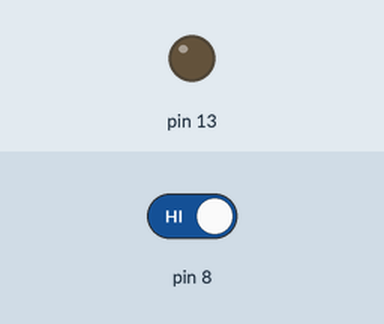
This sketch was run on a simulated Arduino Uno, built with avr-gcc and run on an emulated ATmega328P. On the bench: output pins drawn as LEDs (lit = HIGH). The inputs (shaded band) are chosen by the test bench; at power-on: pin 8 HIGH. What the sketch prints to the serial monitor is not drawn.

Above: at 1.6 s.
1.7 s: pin 8 driven LOW
At 2.6 s:
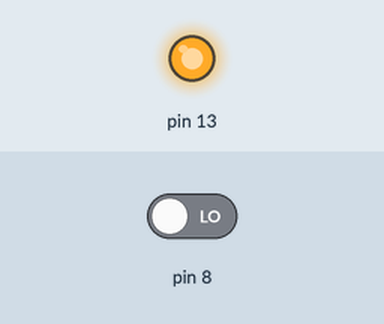
3.5 s: pin 8 driven HIGH
At 5.0 s:
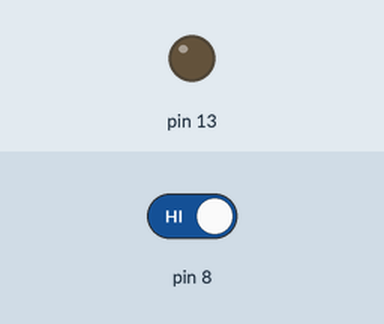
Timing chart, 0 to 6.5 s (numbered marks = the images above; inputs shaded):
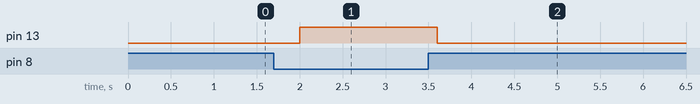

The sketch:

code_of_moisture.ino.ino
```cpp
int sensor=8;
int WATER_PUMP=13;
int val;
void setup()
{
Serial.begin(9600);
pinMode(13,OUTPUT);
pinMode(12,INPUT);
}
void loop()
{
  val = digitalRead(8);
if(val==0)
{
  digitalWrite(13,HIGH);
Serial.print(val);
}
else
{
  digitalWrite(13,LOW);
Serial.print(val);
}

delay(400);
}
```

Measured:
- after the input at 1.7 s, pin 13: LOW → HIGH after 0.30 s
- after the input at 3.5 s, pin 13: HIGH → LOW after 0.10 s
